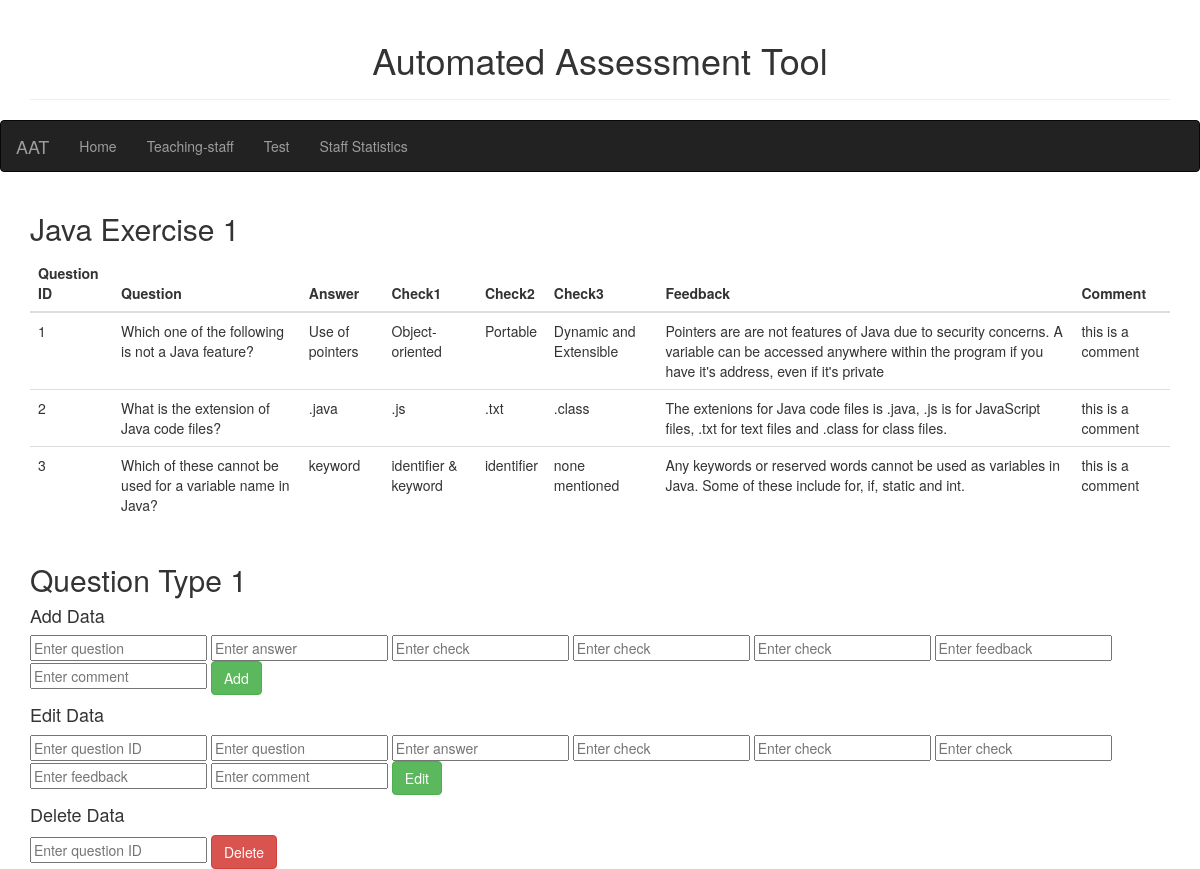
/Teaching-Assessment/2, run on the app's committed database.
### tables this page shows
CREATE TABLE Assessments(
    id INTEGER PRIMARY KEY AUTOINCREMENT,
    created TIMESTAMP NOT NULL DEFAULT CURRENT_TIMESTAMP,
    name TEXT BOT NULL,
    content TEXT BOT NULL,
    type TEXT CHECK (type IN ('formative', 'summative'))
);

CREATE TABLE Questions(
    'assessmentid' INTEGER,
	'id' INTEGER PRIMARY KEY AUTOINCREMENT,
	'question' TEXT  NOT NULL,
	'answer' TEXT NOT NULL,
	'check1' TEXT NOT NULL,
	'check2' TEXT NOT NULL,
	'check3' TEXT,
	'feedback' TEXT NOT NULL,
	'comment' TEXT
);

### Server.py (the view)
@app.route("/Teaching-Assessment/<int:get_id>", methods=['GET'])
def StaffSpecificassessment(get_id):
    assessment = get_st(get_id)
    conn = get_db_conn()
    name = conn.execute("SELECT name FROM Assessments WHERE id =?;", [get_id]).fetchall()
    name = str(name[0][0])
    questions = conn.execute("SELECT * FROM Questions WHERE assessmentid =?;", [get_id]).fetchall()
    return render_template('StaffAssessment.html', data=assessment, data1 = questions, Aname = name, data2 = get_id)

### Server.py (called while the page is built)
def get_db_conn():
    conn = sqlite3.connect('AATData.db')
    conn.row_factory = sqlite3.Row
    return conn

def get_st(get_id):
    conn = get_db_conn()
    assessment = conn.execute('Select * from Assessments where id = ?', (get_id,)).fetchall()
    conn.close()
    return assessment

### templates/StaffAssessment.html (shortened to what this page needs)
{%extends 'Teaching-staff.html'%}
{%block staffBlock%}
<div class="container">
    <h2> {{ Aname }} </h2>
    <table class="table table-hover">
    <thead>
      <tr>
        <th> Question ID</th>
        <th> Question</th>
        <th> Answer</th>
        <th> Check1</th>
        <th> Check2</th>
        <th> Check3</th>
        <th> Feedback</th>
        <th> Comment</th>
      </tr>
    </thead>
    <tbody>
      {% for questions in data1 %}
      <tr>
      <td> {{ questions['id'] }}</td>
      <td> {{ questions['question'] }}</td>
      <td> {{ questions['answer'] }}</td>
      <td> {{ questions['check1'] }}</td>
      <td> {{ questions['check2'] }}</td>
      <td> {{ questions['check3'] }}</td>
      <td> {{ questions['feedback'] }}</td>
      <td> {{ questions['comment'] }}</td>
    </tr>
      {%endfor%}
    </tbody>
    </table>
</div>
<div class="container">
<h2> Question Type 1</h2>
<h4>Add Data</h4>
{% if data2 %}
<form method="POST" action="{{ url_for('newQuestion', get_id=data2) }}">
    <input type='text' placeholder='Enter question' name='addquest' required value="{{ request.form['addquest'] }}">
    <input type='text' placeholder='Enter answer' name='addans' required value="{{ request.form['addans'] }}">
    <input type='text' placeholder='Enter check' name='addcheck1' required value="{{ request.form['addcheck1'] }}">
    <input type='text' placeholder='Enter check' name='addcheck2' required value="{{ request.form['addcheck2'] }}">
    <input type='text' placeholder='Enter check' name='addcheck3' value="{{ request.form['addcheck3'] }}">
    <input type='text' placeholder='Enter feedback' name='addfeed' required value="{{ request.form['addfeed'] }}">
    <input type='text' placeholder='Enter comment' name='addcomm' value="{{ request.form['addcomm'] }}">
    <button type='submit' class="btn btn-success">Add</button>
</form>
<h4>Edit Data</h4>
<form method="POST" action="{{ url_for('editQuestions', get_id=data2) }}">
  <input type='number' placeholder='Enter question ID' required name='id' value="{{ request.form['id'] }}">
  <input type='text' placeholder='Enter question' name='quest' value="{{ request.form['quest'] }}">
  <input type='text' placeholder='Enter answer' name='ans' value="{{ request.form['ans'] }}">
  <input type='text' placeholder='Enter check' name='check1' value="{{ request.form['check1'] }}">
  <input type='text' placeholder='Enter check' name='check2' value="{{ request.form['check2'] }}">
  <input type='text' placeholder='Enter check' name='check3' value="{{ request.form['check3'] }}">
  <input type='text' placeholder='Enter feedback' name='feed' value="{{ request.form['feed'] }}">
  <input type='text' placeholder='Enter comment' name='comm' value="{{ request.form['comm'] }}">
  <button type='submit' class="btn btn-success">Edit</button>
</form>
<h4>Delete Data</h4>
<form method="POST" action="{{ url_for('deleteQuestion', get_id=data2) }}">
    <input type='text' placeholder='Enter question ID' name='deleteid' required value="{{ request.form['deleteid'] }}">
    <button type='submit' class="btn btn-danger">Delete</button>
</form>
{%endif%}
</div>
{%endblock%}

### data on the page
Assessments: name "Java Exercise 1"
Questions: id "1", question "Which one of the following is not a Java feature?", answer "Use of pointers", check1 "Object-oriented", check2 "Portable", check3 "Dynamic and Extensible", feedback "Pointers are are not features of Java due to security concerns. A variable can be accessed anywhere within the program if you have it's address, even if it's private", comment "this is a comment"
Questions: id "2", question "What is the extension of Java code files?", answer ".java", check1 ".js", check2 ".txt", check3 ".class", feedback "The extenions for Java code files is .java, .js is for JavaScript files, .txt for text files and .class for class files.", comment "this is a comment"
Questions: id "3", question "Which of these cannot be used for a variable name in Java?", answer "keyword", check1 "identifier & keyword", check2 "identifier", check3 "none mentioned", feedback "Any keywords or reserved words cannot be used as variables in Java. Some of these include for, if, static and int.", comment "this is a comment"
